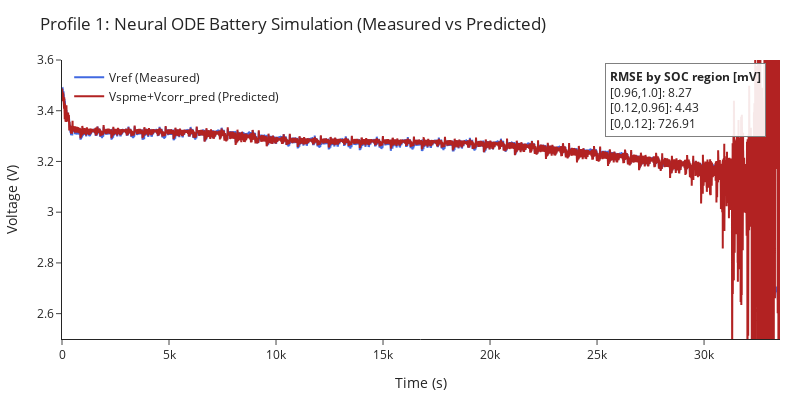

Notebook code for this chart:
### Code cell
import matplotlib.pyplot as plt
import numpy as np
import plotly.graph_objects as go
import numpy as np
import torch

# Normalization constants (copied from utils.py: df2dict)
current_norm = 0.1
temperature_norm = 10
temperature_mean = 298.15
ocv_mean = 3.28
ocv_std = 0.04
Vref_mean = 3.28 - 0.015
Vref_std = 0.04
Y_mean = -0.015
Y_std = 0.004

# Neural ODE model은 'ode_wrapper' 인스턴스 사용, device 자동 할당
device = torch.device("cuda" if torch.cuda.is_available() else "cpu")
ode_wrapper.eval()  # 추론 모드

rmse_by_region_all = []

def safe_rmse(y1, y2):
    y1 = np.array(y1)
    y2 = np.array(y2)
    mask = ~np.isnan(y1) & ~np.isnan(y2)
    if np.sum(mask) == 0:
        return np.nan
    return np.sqrt(np.mean((y1[mask] - y2[mask]) ** 2)) * 1000  # mV

for idx, df in enumerate(test_list):
    # 데이터 준비 (벡터 numpy array로 변환)
    t = np.array(df['time'], dtype=np.float32)
    Vref = np.array(df['Vref'], dtype=np.float32)
    Vspme = np.array(df['Vspme'], dtype=np.float32)
    SOC = np.array(df['soc_n'], dtype=np.float32)
    I = np.array(df['current'], dtype=np.float32)
    T = np.array(df['temperature'], dtype=np.float32)
    ocv = np.array(df['ocp'], dtype=np.float32)

    # Input normalization
    SOC_input = SOC  # already normalized (0~1)
    I_input = I / current_norm
    T_input = (T - temperature_mean) / temperature_norm
    Vref_input = (Vref - Vref_mean) / Vref_std
    ocv_input = (ocv - ocv_mean) / ocv_std

    # dt 계산 (각 time index마다 다음 step까지 diff, 마지막은 dt=평균)
    dt_arr = np.diff(t, prepend=t[0])
    dt_arr[0] = dt_arr[1] if len(dt_arr) > 1 else 1.0

    # 초기값(Vcorr)만 원본 데이터에서 사용 (정규화)
    Vcorr_true_raw = Vref - Vspme
    Vcorr_pred_norm = np.zeros_like(t, dtype=np.float32)
    Vcorr_pred_norm[0] = (Vcorr_true_raw[0] - Y_mean) / Y_std

    # Neural ODE Recurrent rollout (Euler method)
    with torch.no_grad():
        for k in range(len(t) - 1):
            # Prepare NN input [V_ref(norm), ocv(norm), Vcorr(norm), SOC, I(norm), T(norm)]
            nn_input = np.array([
                Vref_input[k],
                ocv_input[k],
                Vcorr_pred_norm[k],
                SOC_input[k],
                I_input[k],
                T_input[k]
            ], dtype=np.float32)
            nn_input_torch = torch.from_numpy(nn_input).float().unsqueeze(0).to(device)  # shape: (1,6)
            dVcorr_dt = ode_wrapper.net(nn_input_torch).cpu().item()
            # Euler step: Vcorr_next = Vcorr_now + dt * dVcorr/dt
            Vcorr_pred_norm[k+1] = Vcorr_pred_norm[k] + dt_arr[k+1] * dVcorr_dt

    # 역정규화 : pred,  measurement 동기화
    Vcorr_pred_raw = Vcorr_pred_norm * Y_std + Y_mean

    y_true = Vref
    y_pred = Vspme + Vcorr_pred_raw

    # 3개 구간 mask
    mask1 = (SOC >= 0.96) & (SOC <= 1.0)
    mask2 = (SOC >= 0.12) & (SOC < 0.96)
    mask3 = (SOC >= 0.0) & (SOC < 0.12)

    rmse1 = safe_rmse(y_true[mask1], y_pred[mask1])
    rmse2 = safe_rmse(y_true[mask2], y_pred[mask2])
    rmse3 = safe_rmse(y_true[mask3], y_pred[mask3])
    rmse_by_region_all.append((rmse1, rmse2, rmse3))

    # --- Plot each profile with plotly ---
    fig = go.Figure()
    fig.add_trace(go.Scatter(
        x=t, y=Vref, name='Vref (Measured)', line=dict(color='royalblue')
    ))
    fig.add_trace(go.Scatter(
        x=t, y=y_pred, name='Vspme+Vcorr_pred (Predicted)', line=dict(color='firebrick')
    ))
    # Vspme Plot은 제거함!

    # RMSE by region annotation: legend 위쪽에 annotation
    region_txt = (
        f"<b>RMSE by SOC region [mV]</b><br>"
        f"[0.96,1.0]: {rmse1:.2f}<br>"
        f"[0.12,0.96]: {rmse2:.2f}<br>"
        f"[0,0.12]: {rmse3:.2f}<br>"
    )

    # 레전드 오른쪽 위 = (x=1.0, y=1.0) 조금 왼쪽/아래로
    fig.add_annotation(
        xref='paper', yref='paper',
        x=0.98, y=0.99,
        text=region_txt,
        showarrow=False,
        align="left",
        borderpad=4,
        bordercolor="gray",
        bgcolor="rgba(255,255,255,0.90)",
        font=dict(size=12),
    )

    fig.update_layout(
        title=f"Profile {idx+1}: Neural ODE Battery Simulation (Measured vs Predicted)",
        xaxis_title="Time (s)",
        yaxis_title="Voltage (V)",
        legend=dict(x=0.01, y=0.99, borderwidth=0, bgcolor="rgba(0,0,0,0)"),  # 왼쪽 위
        margin=dict(t=60, l=60, r=20, b=40),
        height=400,
        width=800,
        template="simple_white",
        yaxis=dict(range=[2.5, 3.6]),
    )
    fig.show()

print("[RMSE by region for each profile] (in mV):")
for idx, (rmse1, rmse2, rmse3) in enumerate(rmse_by_region_all):
    print(f"Profile {idx+1:2d}: [0.96,1.0] = {rmse1:.2f}, [0.12,0.96] = {rmse2:.2f}, [0,0.12] = {rmse3:.2f}")

print("\n[Note] If RMSE is too small/zero, check if you are using ground truth Vcorr for rollout. Only use true value at t=0, all subsequent Vcorr(k) must use previous ODE-predicted value.")

### Figure 1 — Plotly figure (JSON) as saved in the notebook; plotly's stock layout.template omitted (floating-point values rounded to 4 significant figures; data arrays with more than 128 entries replaced by an {"elided": "..."} marker saying what was removed)
{"data": [{"line": {"color": "royalblue"}, "name": "Vref (Measured)", "type": "scatter", "x": {"elided": "33590 float values"}, "y": {"elided": "33590 float values"}}, {"line": {"color": "firebrick"}, "name": "Vspme+Vcorr_pred (Predicted)", "type": "scatter", "x": {"elided": "33590 float values"}, "y": {"elided": "33590 float values"}}], "layout": {"annotations": [{"align": "left", "bgcolor": "rgba(255,255,255,0.90)", "bordercolor": "gray", "borderpad": 4, "font": {"size": 12}, "showarrow": false, "text": "<b>RMSE by SOC region [mV]</b><br>[0.96,1.0]: 8.27<br>[0.12,0.96]: 4.43<br>[0,0.12]: 726.91<br>", "x": 0.98, "xref": "paper", "y": 0.99, "yref": "paper"}], "height": 400, "legend": {"bgcolor": "rgba(0,0,0,0)", "borderwidth": 0, "x": 0.01, "y": 0.99}, "margin": {"b": 40, "l": 60, "r": 20, "t": 60}, "title": {"text": "Profile 1: Neural ODE Battery Simulation (Measured vs Predicted)"}, "width": 800, "xaxis": {"title": {"text": "Time (s)"}}, "yaxis": {"range": [2.5, 3.6], "title": {"text": "Voltage (V)"}}}}
